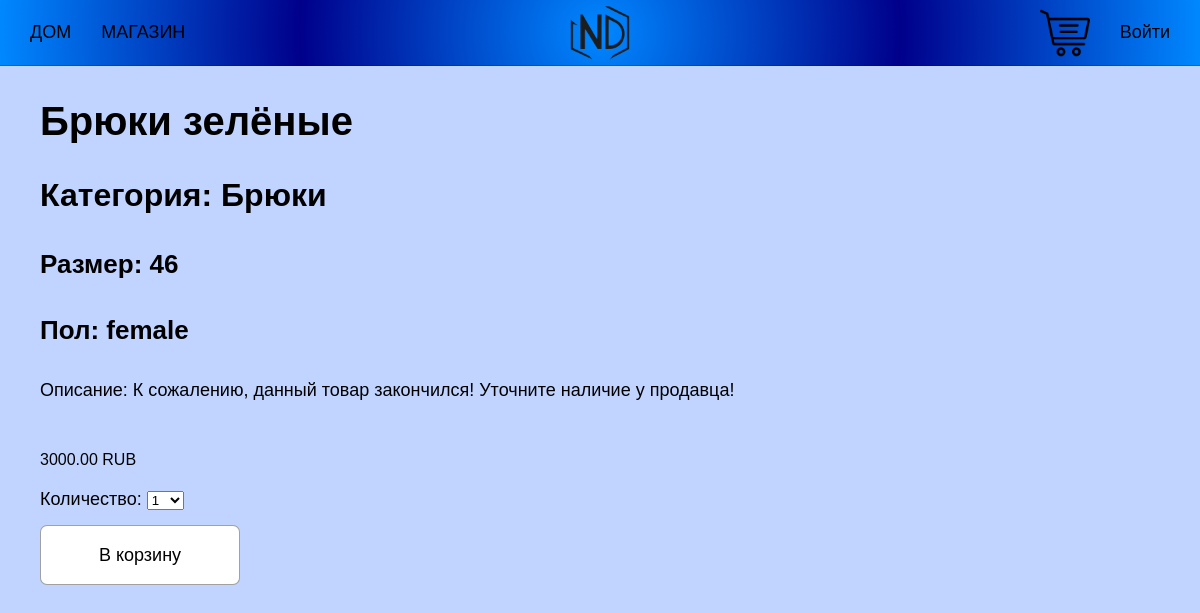
/shop/bryuki-zelyonye/, run on an earlier commit of the app's database.
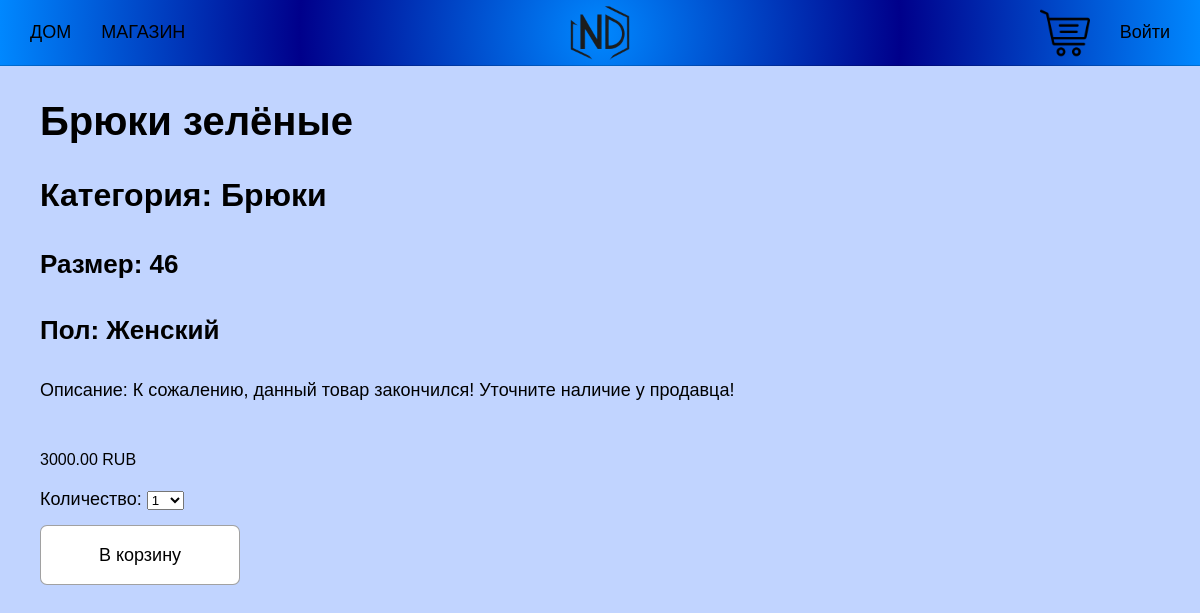
And on a later commit of the database.
### main/models.py (models this page shows, shortened)
class Product(models.Model):
    category = models.ForeignKey(Category, related_name='products',
                                 on_delete=models.PROTECT)
    name = models.CharField(max_length=50)
    slug = models.SlugField(max_length=50)
    image = models.ImageField(upload_to='products/%Y/%m/%d', blank=True)
    description = models.TextField(blank=True)
    gender = models.CharField(max_length=10, choices=GENDER, default='Женский')
    size = models.IntegerField(max_length=10, default=30)
    price = models.DecimalField(max_digits=10, decimal_places=2)
    available = models.BooleanField(default=True)
    created = models.DateTimeField(auto_now_add=True)
    updated = models.DateTimeField(auto_now=True)
    discount = models.DecimalField(default=0.00, max_digits=5,
                                   decimal_places=2)
    class Meta:
        ordering = ['name']
        indexes = [models.Index(fields=['id', 'slug']),
                   models.Index(fields=['name']),
                   models.Index(fields=['-created'])]

class Category(models.Model):
    name  = models.CharField(max_length=20, unique=True)
    slug = models.SlugField(max_length=20, unique=True)
    class Meta:
        ordering = ['name']
        indexes = [models.Index(fields=['name'])]
        verbose_name = 'Category'
        verbose_name_plural = 'Categories'
    def __str__(self):
        return self.name

### main/views.py (the view)
# urls.py: path('shop/<slug:slug>/', views.product_details, name='product_detail'),
def product_details(request, slug):
    product = get_object_or_404(Product, slug=slug, available=True)
    cart_product_form = CartAddProductForm
    return render(request, 'main/product/detail.html', {'product':product,
                                                        'cart_product_form': cart_product_form})

### cart/cart.py (called while the page is built)
    def __len__(self):
        return sum(item['quantity'] for item in self.cart.values())

### cart/context_processors.py (called while the page is built)
def cart(request):
    return {'cart': Cart(request)}

### main/templates/main/product/detail.html (shortened to what this page needs)
{% extends 'main/base.html' %}
{% load static %}
{% block content %}
<div class="detail-product">
    <div class="detail-description">
        <h2>{{ product.name }}</h2>
        <h3>Категория: {{ product.category }}</h3>
        <h4>Размер: {{ product.size }}</h4>
        <h4>Пол: {{ product.gender }}</h4>
        <p class="p-description">Описание: {{ product.description }}</p>
        {% if product.discount %}
            <div class="cart_discount">
                <p class="line">{{ product.price }}</p>
                <p>{{ product.sell_price }} RUB</p>
            </div>
        {% else %}
            <p class="price">{{ product.price }} RUB</p>
        {% endif %}
        <form action="{% url 'cart:cart_add' product.id %}" class="qform" method="post">
            <div class="cart-form">
                {{ cart_product_form }}
            </div>
            <input type="submit" class="add-to-cart-btn" value="В корзину">
        </form>
    </div>
</div>
{% endblock content %}

### main/templates/main/base.html (shortened to what this page needs)
{%load static %}
<!DOCTYPE html>
<html lang="ru">
<head>
    <link rel="stylesheet" href="{% static 'css/base.css' %}">
</head>
<body>
    <header>
        <div class="header-div">
            <nav class="header-nav">
                <ul class="header-list">
                    <li>
                        <a href="/" class="nav-a">ДОМ</a>
                    </li>
                    <li>
                        <a href="/shop" class="nav-a">МАГАЗИН</a>
                    </li>
                </ul>
            </nav>
            <div class="header-profile">
                <div class="cart-profile">
                    <a href="{% url 'cart:cart_detail' %}"><img src="{% static 'img/cart.png' %}" alt="" class="cart-img"></a>
                </div>
                <a href="/admin" class="login-button">Войти</a>
            </div>
        </div>
        <a href="/"><img src="{% static 'img/logo.png' %}" alt="" class="main-logo"></a>
    </header>
    <div class="container">
        {% block content %}
        {% endblock content %}
    </div>
</body>
</html>

### main/static/css/base.css (style rules this page uses)
:root { --background-image: linear-gradient(180deg, rgba(247, 247, 247, 1) 0%, rgb(194, 194, 194) 100%); --border-black: 1px solid rgba(0, 0, 0, 0.37); --box-shadow: 0 0 20px rgb(0, 255, 255); --text-shadow: 0 0 10px rgb(0, 255, 255); --gradient-logo: radial-gradient(circle,rgba(0, 136, 255, 1) 0%, rgb(0, 0, 139) 50%, rgba(0, 136, 255, 1) 100%); --gradient-c: linear-gradient(180deg,rgba(40, 40, 176, 1) 0%, rgba(0, 136, 255, 1) 50%, rgba(40, 40, 176, 1) 100%); }
h2 { font-size: 40px; }
h3 { font-size: 32px; }
h4 { font-size: 26px; }
body { background-color: rgb(193, 212, 255); margin: 0; padding: 0; font-family:'Lucida Sans', 'Lucida Sans Regular', 'Lucida Grande', 'Lucida Sans Unicode', Geneva, Verdana, sans-serif; font-size: 18px; }
ul { list-style: none; padding: 0; }
a { text-decoration: none; color: black; }
.container { box-sizing: border-box; max-width: 1600px; margin: 0 auto; }
header { background-image: var(--gradient-logo); position: sticky; top: 0; height: 65px; border-bottom: 1px solid rgba(0, 0, 0, 0.178); z-index: 1; }
.header-div { display: flex; justify-content: space-between; align-items: center; position: relative; margin: 0 auto; padding: 0 30px; }
.cart-profile { display: flex; justify-content: center; align-items: center; }
.header-profile { display: flex; justify-content: center; align-items: center; column-gap: 30px; height: 65px; }
.header-list { display: flex; column-gap: 30px; }
.main-logo { position: absolute; left: 50%; top: 50%; transform: translate(-50%, -50%); height: 60px; }
.cart-img { display: flex; align-items: center; justify-content: center; height: 50px; }
.price { font-size: 16px; padding: 0; margin: 0; margin: 35px 0 10px 0; max-width: 195px; }
.detail-product { display: flex; justify-content: flex-start; }
.detail-description { margin: 0 40px; text-align: justify; margin-bottom: 48px; }
.p-description { margin-bottom: 50px; }
.qform { margin-top: 20px; }
.add-to-cart-btn { font-size: 18px; display: flex; background-color: #fff; border-radius: 7px; border: var(--border-black); width: 200px; height: 60px; transition: all 0.2s linear; margin-top: 15px; }

What changed in the data, as far as the page shows it:
changed Product "Брюки зелёные": gender "female" → "Женский"
